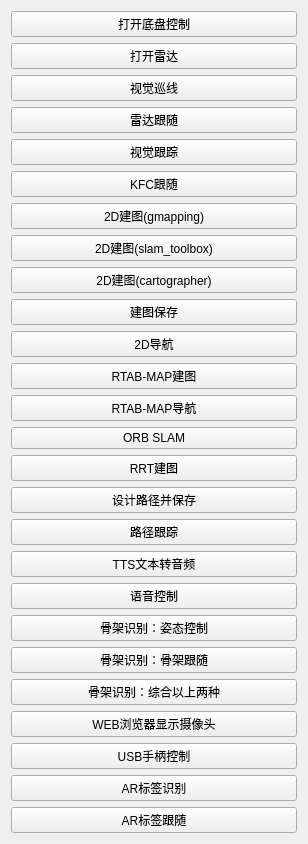
              <widget class="QWidget" name="scrollAreaWidgetContents">
               <property name="geometry">
                <rect>
                 <x>0</x>
                 <y>0</y>
                 <width>308</width>
                 <height>766</height>
                </rect>
               </property>
               <layout class="QVBoxLayout" name="verticalLayout_10">
                <item>
                 <widget class="QPushButton" name="pushButton_base">
                  <property name="text">
                   <string>打开底盘控制</string>
                  </property>
                  <property name="checkable">
                   <bool>true</bool>
                  </property>
                  <property name="checked">
                   <bool>false</bool>
                  </property>
                  <property name="autoRepeat">
                   <bool>false</bool>
                  </property>
                 </widget>
                </item>
                <item>
                 <widget class="QPushButton" name="pushButton_laser">
                  <property name="text">
                   <string>打开雷达</string>
                  </property>
                  <property name="checkable">
                   <bool>true</bool>
                  </property>
                  <property name="checked">
                   <bool>false</bool>
                  </property>
                  <property name="autoRepeat">
                   <bool>false</bool>
                  </property>
                 </widget>
                </item>
                <item>
                 <widget class="QPushButton" name="pushButton_linefollower">
                  <property name="text">
                   <string>视觉巡线</string>
                  </property>
                  <property name="checkable">
                   <bool>true</bool>
                  </property>
                  <property name="checked">
                   <bool>false</bool>
                  </property>
                  <property name="autoRepeat">
                   <bool>false</bool>
                  </property>
                 </widget>
                </item>
                <item>
                 <widget class="QPushButton" name="pushButton_laserfollower">
                  <property name="text">
                   <string>雷达跟随</string>
                  </property>
                  <property name="checkable">
                   <bool>true</bool>
                  </property>
                  <property name="checked">
                   <bool>false</bool>
                  </property>
                  <property name="autoRepeat">
                   <bool>false</bool>
                  </property>
                 </widget>
                </item>
                <item>
                 <widget class="QPushButton" name="pushButton_visfollower">
                  <property name="text">
                   <string>视觉跟踪</string>
                  </property>
                  <property name="checkable">
                   <bool>true</bool>
                  </property>
                  <property name="checked">
                   <bool>false</bool>
                  </property>
                  <property name="autoRepeat">
                   <bool>false</bool>
                  </property>
                 </widget>
                </item>
                <item>
                 <widget class="QPushButton" name="pushButton_kcf">
                  <property name="text">
                   <string>KFC跟随</string>
                  </property>
                  <property name="checkable">
                   <bool>true</bool>
                  </property>
                  <property name="checked">
                   <bool>false</bool>
                  </property>
                  <property name="autoRepeat">
                   <bool>false</bool>
                  </property>
                 </widget>
                </item>
                <item>
                 <widget class="QPushButton" name="pushButton_2dmap">
                  <property name="text">
                   <string>2D建图(gmapping)</string>
                  </property>
                  <property name="checkable">
                   <bool>true</bool>
                  </property>
                  <property name="checked">
                   <bool>false</bool>
                  </property>
                  <property name="autoRepeat">
                   <bool>false</bool>
                  </property>
                 </widget>
                </item>
                <item>
                 <widget class="QPushButton" name="pushButton_2dmap_2">
                  <property name="text">
                   <string>2D建图(slam_toolbox)</string>
                  </property>
                  <property name="checkable">
                   <bool>true</bool>
                  </property>
                  <property name="checked">
                   <bool>false</bool>
                  </property>
                  <property name="autoRepeat">
                   <bool>false</bool>
                  </property>
                 </widget>
                </item>
                <item>
                 <widget class="QPushButton" name="pushButton_2dmap_3">
                  <property name="text">
                   <string>2D建图(cartographer)</string>
                  </property>
                  <property name="checkable">
                   <bool>true</bool>
                  </property>
                  <property name="checked">
                   <bool>false</bool>
                  </property>
                  <property name="autoRepeat">
                   <bool>false</bool>
                  </property>
                 </widget>
                </item>
                <item>
                 <widget class="QPushButton" name="pushButton_2dmapsave">
                  <property name="text">
                   <string>建图保存</string>
                  </property>
                  <property name="checkable">
                   <bool>true</bool>
                  </property>
                 </widget>
                </item>
                <item>
                 <widget class="QPushButton" name="pushButton_2dnav">
                  <property name="text">
                   <string>2D导航</string>
                  </property>
                  <property name="checkable">
                   <bool>true</bool>
                  </property>
                  <property name="checked">
                   <bool>false</bool>
                  </property>
                  <property name="autoRepeat">
                   <bool>false</bool>
                  </property>
                 </widget>
                </item>
                <item>
                 <widget class="QPushButton" name="pushButton_3dmap">
                  <property name="text">
                   <string>RTAB-MAP建图</string>
                  </property>
                  <property name="checkable">
                   <bool>true</bool>
                  </property>
                  <property name="checked">
                   <bool>false</bool>
                  </property>
                  <property name="autoRepeat">
                   <bool>false</bool>
                  </property>
                 </widget>
                </item>
                <item>
                 <widget class="QPushButton" name="pushButton_3dnav">
                  <property name="enabled">
                   <bool>true</bool>
                  </property>
                  <property name="text">
                   <string>RTAB-MAP导航</string>
                  </property>
                  <property name="checkable">
                   <bool>true</bool>
                  </property>
                  <property name="checked">
                   <bool>false</bool>
                  </property>
                  <property name="autoRepeat">
                   <bool>false</bool>
                  </property>
                 </widget>
                </item>
                <item>
                 <widget class="QPushButton" name="pushButton_orb">
                  <property name="enabled">
                   <bool>true</bool>
                  </property>
                  <property name="text">
                   <string>ORB SLAM</string>
                  </property>
                  <property name="checkable">
                   <bool>true</bool>
                  </property>
                  <property name="checked">
                   <bool>false</bool>
                  </property>
                  <property name="autoRepeat">
                   <bool>false</bool>
                  </property>
                 </widget>
                </item>
                <item>
                 <widget class="QPushButton" name="pushButton_rrt">
                  <property name="enabled">
                   <bool>true</bool>
                  </property>
                  <property name="text">
                   <string>RRT建图</string>
                  </property>
                  <property name="checkable">
                   <bool>true</bool>
                  </property>
                  <property name="checked">
                   <bool>false</bool>
                  </property>
                  <property name="autoRepeat">
                   <bool>false</bool>
                  </property>
                 </widget>
                </item>
                <item>
                 <widget class="QPushButton" name="pushButton_path1">
                  <property name="enabled">
                   <bool>true</bool>
                  </property>
                  <property name="text">
                   <string>设计路径并保存</string>
                  </property>
                  <property name="checkable">
                   <bool>true</bool>
                  </property>
                  <property name="checked">
                   <bool>false</bool>
                  </property>
                  <property name="autoRepeat">
                   <bool>false</bool>
                  </property>
                 </widget>
                </item>
                <item>
                 <widget class="QPushButton" name="pushButton_path2">
                  <property name="enabled">
                   <bool>true</bool>
                  </property>
                  <property name="text">
                   <string>路径跟踪</string>
                  </property>
                  <property name="checkable">
                   <bool>true</bool>
                  </property>
                  <property name="checked">
                   <bool>false</bool>
                  </property>
                  <property name="autoRepeat">
                   <bool>false</bool>
                  </property>
                 </widget>
                </item>
                <item>
                 <widget class="QPushButton" name="pushButton_tts">
                  <property name="enabled">
                   <bool>true</bool>
                  </property>
                  <property name="text">
                   <string>TTS文本转音频</string>
                  </property>
                  <property name="checkable">
                   <bool>true</bool>
                  </property>
                  <property name="checked">
                   <bool>false</bool>
                  </property>
                  <property name="autoRepeat">
                   <bool>false</bool>
                  </property>
                 </widget>
                </item>
                <item>
                 <widget class="QPushButton" name="pushButton_mic">
                  <property name="enabled">
                   <bool>true</bool>
                  </property>
                  <property name="text">
                   <string>语音控制</string>
                  </property>
                  <property name="checkable">
                   <bool>true</bool>
                  </property>
                  <property name="checked">
                   <bool>false</bool>
                  </property>
                  <property name="autoRepeat">
                   <bool>false</bool>
                  </property>
                 </widget>
                </item>
                <item>
                 <widget class="QPushButton" name="pushButton_gu1">
                  <property name="enabled">
                   <bool>true</bool>
                  </property>
                  <property name="text">
                   <string>骨架识别：姿态控制</string>
                  </property>
                  <property name="checkable">
                   <bool>true</bool>
                  </property>
                  <property name="checked">
                   <bool>false</bool>
                  </property>
                  <property name="autoRepeat">
                   <bool>false</bool>
                  </property>
                 </widget>
                </item>
                <item>
                 <widget class="QPushButton" name="pushButton_gu2">
                  <property name="enabled">
                   <bool>true</bool>
                  </property>
                  <property name="text">
                   <string>骨架识别：骨架跟随</string>
                  </property>
                  <property name="checkable">
                   <bool>true</bool>
                  </property>
                  <property name="checked">
                   <bool>false</bool>
                  </property>
                  <property name="autoRepeat">
                   <bool>false</bool>
                  </property>
                 </widget>
                </item>
                <item>
                 <widget class="QPushButton" name="pushButton_gu3">
                  <property name="enabled">
                   <bool>true</bool>
                  </property>
                  <property name="text">
                   <string>骨架识别：综合以上两种</string>
                  </property>
                  <property name="checkable">
                   <bool>true</bool>
                  </property>
                  <property name="checked">
                   <bool>false</bool>
                  </property>
                  <property name="autoRepeat">
                   <bool>false</bool>
                  </property>
                 </widget>
                </item>
                <item>
                 <widget class="QPushButton" name="pushButton_webusbcam">
                  <property name="text">
                   <string>WEB浏览器显示摄像头</string>
                  </property>
                  <property name="checkable">
                   <bool>true</bool>
                  </property>
                  <property name="checked">
                   <bool>false</bool>
                  </property>
                  <property name="autoRepeat">
                   <bool>false</bool>
                  </property>
                 </widget>
                </item>
                <item>
                 <widget class="QPushButton" name="pushButton_joy">
                  <property name="text">
                   <string>USB手柄控制</string>
                  </property>
                  <property name="checkable">
                   <bool>true</bool>
                  </property>
                  <property name="checked">
                   <bool>false</bool>
                  </property>
                  <property name="autoRepeat">
                   <bool>false</bool>
                  </property>
                 </widget>
                </item>
                <item>
                 <widget class="QPushButton" name="pushButton_ar1">
                  <property name="text">
                   <string>AR标签识别</string>
                  </property>
                  <property name="checkable">
                   <bool>true</bool>
                  </property>
                  <property name="checked">
                   <bool>false</bool>
                  </property>
                  <property name="autoRepeat">
                   <bool>false</bool>
                  </property>
                 </widget>
                </item>
                <item>
                 <widget class="QPushButton" name="pushButton_ar2">
                  <property name="text">
                   <string>AR标签跟随</string>
                  </property>
                  <property name="checkable">
                   <bool>true</bool>
                  </property>
                  <property name="checked">
                   <bool>false</bool>
                  </property>
                  <property name="autoRepeat">
                   <bool>false</bool>
                  </property>
                 </widget>
                </item>
               </layout>
              </widget>
